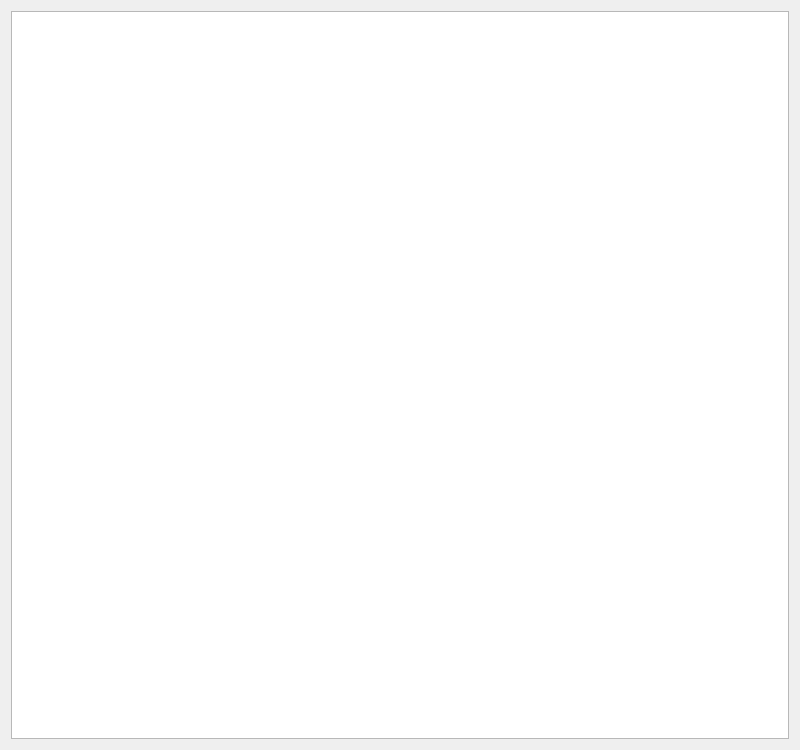
<?xml version="1.0" encoding="UTF-8"?>
<ui version="4.0">
 <class>Widget</class>
 <widget class="QWidget" name="Widget">
  <property name="geometry">
   <rect>
    <x>0</x>
    <y>0</y>
    <width>800</width>
    <height>750</height>
   </rect>
  </property>
  <property name="windowTitle">
   <string>Widget</string>
  </property>
  <layout class="QVBoxLayout" name="verticalLayout">
   <item>
    <widget class="QGraphicsView" name="graphicsView">
     <property name="enabled">
      <bool>true</bool>
     </property>
    </widget>
   </item>
  </layout>
 </widget>
 <resources/>
 <connections/>
</ui>
